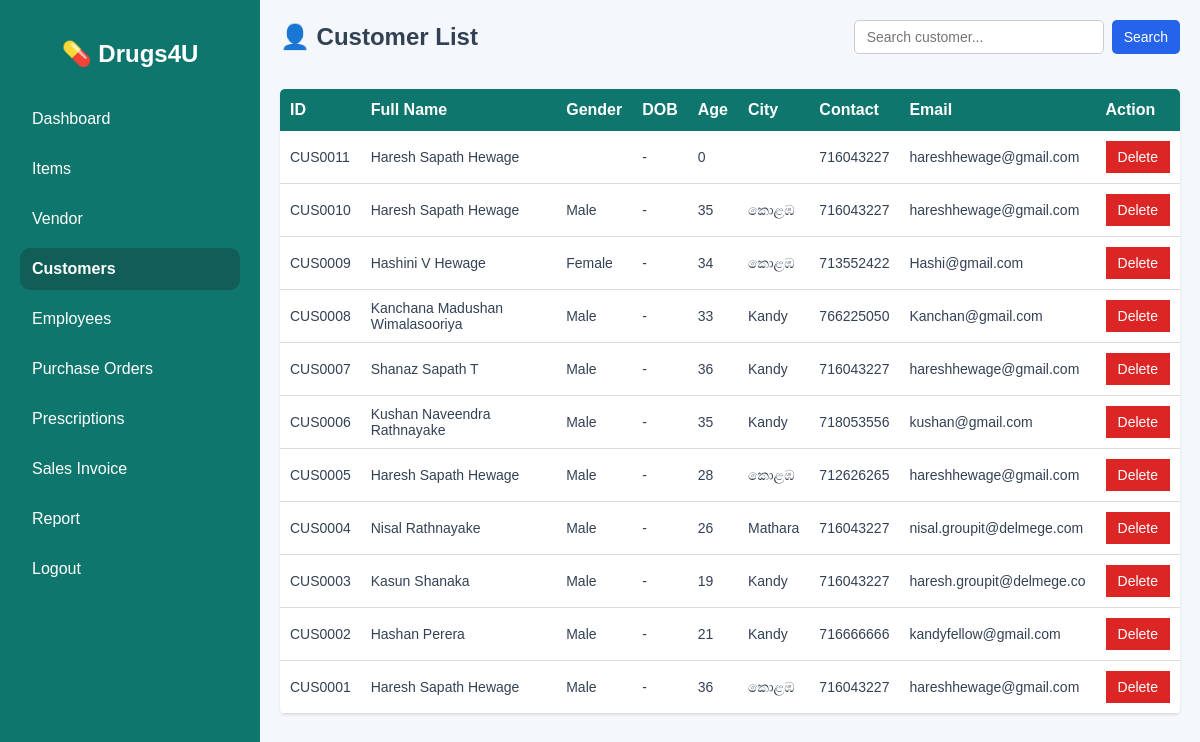
The app's page /customer_list.php with its own data.
### tables this page shows
CREATE TABLE `customer` (
  `id` int(11) NOT NULL,
  `cus_id` varchar(18) NOT NULL,
  `f_name` varchar(200) NOT NULL,
  `m_name` varchar(200) NOT NULL,
  `s_name` varchar(200) NOT NULL,
  `fl_name` varchar(350) NOT NULL,
  `gender` varchar(10) NOT NULL,
  `dob` date NOT NULL,
  `age` int(3) NOT NULL,
  `address` varchar(500) NOT NULL,
  `city` varchar(250) NOT NULL,
  `con_no` int(25) NOT NULL,
  `email` varchar(25) NOT NULL,
  `pass` varchar(255) NOT NULL
);

### customer_list.php (the view, shortened to what this page needs)
<?php
include 'connection.php';
function runQuery($conn, $sql){
    $result = mysqli_query($conn, $sql);
    return $result;
}
$search = "";
if (isset($_GET['search']) && $_GET['search'] != "") {
    $search = mysqli_real_escape_string($conn, $_GET['search']);
    $sql = "SELECT * FROM customer
            WHERE cus_id LIKE '%$search%'
            OR fl_name LIKE '%$search%'
            OR email LIKE '%$search%'
            OR con_no LIKE '%$search%'
            ORDER BY cus_id DESC";
} else {
    $sql = "SELECT * FROM customer ORDER BY cus_id DESC";
}
$result = runQuery($conn, $sql);
?>
<!DOCTYPE html>
<html lang="en">
<head>
</head>
<body>
<div class="wrapper">
    <div class="sidebar">
        <h2>💊 Drugs4U</h2>
        <a href="dashboard.php">Dashboard</a>
        <a href="item.php">Items</a>
	    <a href="vendor.php">Vendor</a>
        <a href="customer_list.php" class="active">Customers</a>
        <a href="employee_reg.php">Employees</a>
        <a href="purchase_order.php">Purchase Orders</a>
        <a href="prescription_list.php">Prescriptions</a>
	    <a href="sales_invoice.php">Sales Invoice</a>
        <a href="report.php">Report</a>
        <a href="login_emp.php">Logout</a>
    </div>
    <div class="main-content">
        <div class="top-bar">
            <h2>👤 Customer List</h2>
            <div class="action-buttons">
                <form method="GET" class="search-form">
                    <input type="text" name="search" class="search-input" placeholder="Search customer..." value="<?= htmlspecialchars($search); ?>">
                    <button type="submit" class="po-btn">Search</button>
                </form>
            </div>
        </div>
        <div class="container">
            <div class="table-responsive">
                <table>
                    <thead>
                        <tr>
                            <th>ID</th>
                            <th>Full Name</th>
                            <th>Gender</th>
                            <th>DOB</th>
                            <th>Age</th>
                            <th>City</th>
                            <th>Contact</th>
                            <th>Email</th>
                            <th>Action</th>
                        </tr>
                    </thead>
                    <tbody>
                        <?php if(mysqli_num_rows($result) > 0) { ?>
                            <?php while ($row = mysqli_fetch_assoc($result)) { ?>
                            <tr>
                                <td><?= htmlspecialchars($row['cus_id'] ?? '-'); ?></td>
                                <td><?= htmlspecialchars($row['fl_name'] ?? '-'); ?></td>
                                <td><?= htmlspecialchars($row['gender'] ?? '-'); ?></td>
                                <td><?= htmlspecialchars($row['DOB'] ?? '-'); ?></td>
                                <td><?= htmlspecialchars($row['age'] ?? '-'); ?></td>
                                <td><?= htmlspecialchars($row['city'] ?? '-'); ?></td>
                                <td><?= htmlspecialchars($row['con_no'] ?? '-'); ?></td>
                                <td><?= htmlspecialchars($row['email'] ?? '-'); ?></td>
                                <td>
                                    <div class="action-cell">
                                        <a href="?delete=<?= urlencode($row['cus_id']); ?>" class="del-btn" onclick="return confirm('Delete this customer?')">
                                            <button type="button" class="del-btn">Delete</button>
                                        </a>
                                    </div>
                                </td>
                            </tr>
                            <?php } ?>
                        <?php } else { ?> <tr>
                                <td colspan="9" style="text-align: center; padding: 20px; color: #64748b;">No customers found.</td>
                            </tr>
                        <?php } ?>
                    </tbody>
                </table>
            </div>
        </div>
    </div>
</div>
</body>
</html>

### customer_list.php (style rules this page uses)
body { font-family: Arial, sans-serif; background: #f4f7fb; margin: 0; }
.wrapper { display: flex; flex-direction: row; }
.sidebar { width: 260px; background: #0f766e; color: #fff; height: 100vh; position: fixed; padding: 20px; box-sizing: border-box; overflow-y: auto; z-index: 100; }
.sidebar h2 { text-align: center; margin-bottom: 30px; }
.sidebar a { display: block; color: #fff; text-decoration: none; padding: 12px; margin-bottom: 8px; border-radius: 10px; }
.main-content { margin-left: 260px; width: calc(100% - 260px); box-sizing: border-box; }
.container { padding: 20px; }
.top-bar { padding: 20px 20px 15px 20px; display: flex; flex-wrap: wrap; justify-content: space-between; align-items: center; gap: 15px; }
.top-bar h2 { margin: 0; color: #334155; }
.action-buttons { display: flex; gap: 10px; align-items: center; }
.search-form { display: flex; gap: 8px; }
input { padding: 8px 12px; box-sizing: border-box; border: 1px solid #ccc; border-radius: 5px; font-size: 14px; }
.search-input { width: 250px; }
button { padding: 8px 12px; border: none; border-radius: 5px; cursor: pointer; font-size: 14px; }
.po-btn { background: #2563eb; color: #fff; }
.del-btn { background: #dc2626; color: #fff; text-decoration: none; display: inline-block; }
.table-responsive { width: 100%; overflow-x: auto; background: #fff; border-radius: 5px; box-shadow: 0 1px 3px rgba(0,0,0,0.1); margin-bottom: 20px; }
table { width: 100%; border-collapse: collapse; min-width: 800px; }
th { background: #0f766e; color: #fff; padding: 12px 10px; text-align: left; }
td { padding: 10px; border-bottom: 1px solid #ddd; color: #334155; font-size: 14px; }
.action-cell { display: flex; gap: 5px; flex-wrap: wrap; }
.sidebar a.active { background: #115e59; font-weight: bold; }

### records on screen
customer: cus "CUS0011", fl_name "Haresh Sapath Hewage", DOB "-", age "0", con_no "716043227", email "hareshhewage@gmail.com"
customer: cus "CUS0010", fl_name "Haresh Sapath Hewage", gender "Male", DOB "-", age "35", city "කොළඹ", con_no "716043227", email "hareshhewage@gmail.com"
customer: cus "CUS0009", fl_name "Hashini V Hewage", gender "Female", DOB "-", age "34", city "කොළඹ", con_no "713552422", email "Hashi@gmail.com"
customer: cus "CUS0008", fl_name "Kanchana Madushan Wimalasooriya", gender "Male", DOB "-", age "33", city "Kandy", con_no "766225050", email "Kanchan@gmail.com"
customer: cus "CUS0007", fl_name "Shanaz Sapath T", gender "Male", DOB "-", age "36", city "Kandy", con_no "716043227", email "hareshhewage@gmail.com"
customer: cus "CUS0006", fl_name "Kushan Naveendra Rathnayake", gender "Male", DOB "-", age "35", city "Kandy", con_no "718053556", email "kushan@gmail.com"
customer: cus "CUS0005", fl_name "Haresh Sapath Hewage", gender "Male", DOB "-", age "28", city "කොළඹ", con_no "712626265", email "hareshhewage@gmail.com"
customer: cus "CUS0004", fl_name "Nisal Rathnayake", gender "Male", DOB "-", age "26", city "Mathara", con_no "716043227", email "nisal.groupit@delmege.com"
customer: cus "CUS0003", fl_name "Kasun Shanaka", gender "Male", DOB "-", age "19", city "Kandy", con_no "716043227", email "haresh.groupit@delmege.co"
customer: cus "CUS0002", fl_name "Hashan Perera", gender "Male", DOB "-", age "21", city "Kandy", con_no "716666666", email "kandyfellow@gmail.com"
customer: cus "CUS0001", fl_name "Haresh Sapath Hewage", gender "Male", DOB "-", age "36", city "කොළඹ", con_no "716043227", email "hareshhewage@gmail.com"
